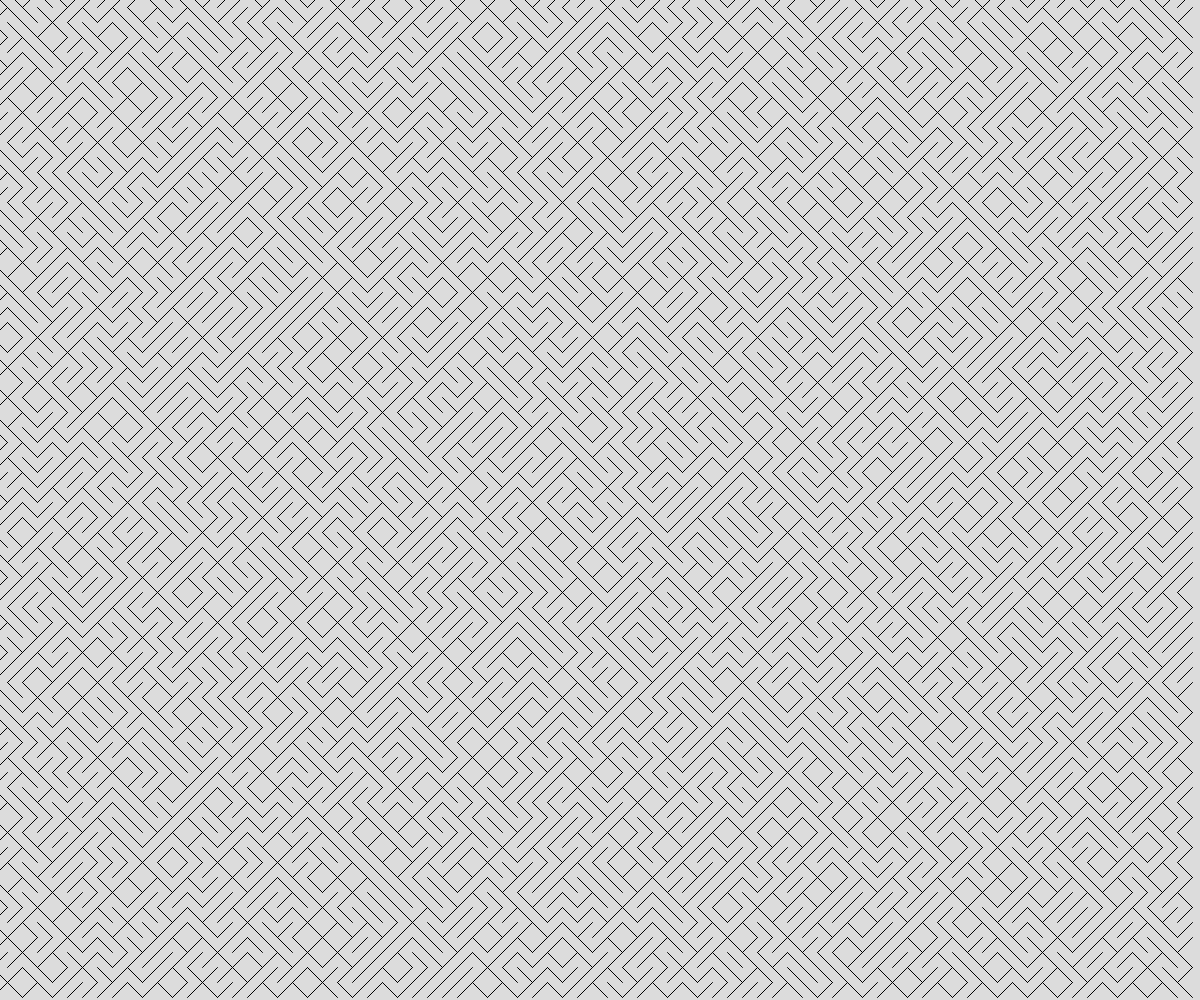
Frame 1 (no input)
Frame 60 (no input): identical to frame 1, image omitted
Frame 120 (the mouse pressed at the canvas centre since frame 60): identical to frame 1, image omitted

The p5.js sketch that drew this single still picture (run headless with seeded random() and noise() and a simulated clock; from frame 60 on, the mouse is pressed at the canvas centre):

// p5.js sketch
// ── sketch.js
// Generative Art
// Winston George
// October 4, 2024
//
// Extra for Experts:
// - describe what you did to take this project "above and beyond"

const TILE_SIZE = 15;
let theTiles = [];

function setup() {
  createCanvas(windowWidth, windowHeight);
  for (let x = 0; x < width; x += TILE_SIZE){
    for (let y = 0; y < height; y += TILE_SIZE) {
      let someTile = spawnTile(x, y);
      theTiles.push(someTile);
    }
  }
}

function draw() {
  background(220);
  
  for (let myTile of theTiles) {
    line(myTile.x1, myTile.y1, myTile.x2, myTile.y2);
  }
  
}

function spawnTile(x, y) {
  let tile;
  let choice =  random(100);

  if (choice > 50) {
    //negative slope
    tile = {
      x1: x - TILE_SIZE/2,
      y1: y - TILE_SIZE/2,
      x2: x + TILE_SIZE/2,
      y2: y + TILE_SIZE/2,
    };
  }
  else {
    //postive slope
    tile = {
      x1: x - TILE_SIZE/2,
      y1: y + TILE_SIZE/2,
      x2: x + TILE_SIZE/2,
      y2: y - TILE_SIZE/2,
    };
  }
  

  return tile;
}
